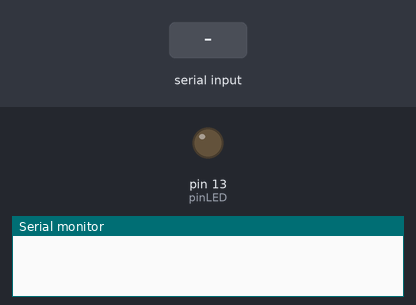
Recording of a sketch running on a simulated Arduino Uno, built with avr-gcc and run on an emulated ATmega328P. Parts: output pins drawn as LEDs (lit = HIGH), the last lines printed to the serial monitor. The inputs (shaded band) are chosen by the test bench.

Above: at 1.2 s.
1.3 s: "1" received over Serial
At 1.6 s:
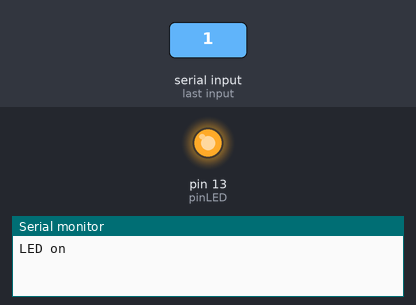
2.8 s: "0" received over Serial
At 3.9 s:
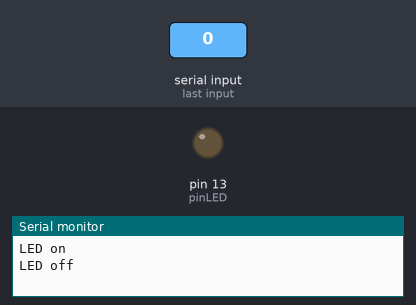
Timing chart, 0 to 5.8 s (numbered marks = the images above; inputs shaded):
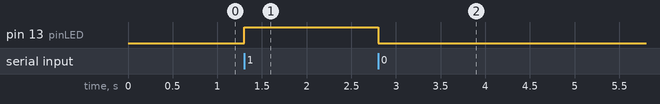

Measured:
- after the input at 1.3 s, pin 13 (pinLED): LOW → HIGH at once
- after the input at 2.8 s, pin 13 (pinLED): HIGH → LOW at once

The sketch:

UART.ino
```cpp
const int pinLED = 13;
byte c;


void setup() {
 Serial.begin(9600);
 pinMode(pinLED, OUTPUT);

}

void loop() {
  if(Serial.available()){
    c = Serial.read();

    if(c == '1'){
      digitalWrite(pinLED, HIGH);
      Serial.println("LED on");
    }else if (c =='0'){
      digitalWrite(pinLED, LOW);
      Serial.println("LED off");
    }
  }

}
```
